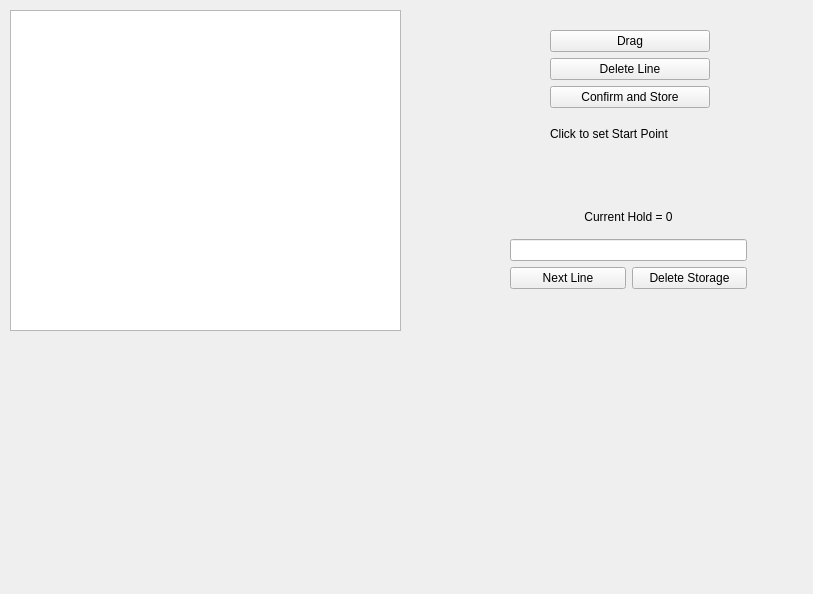
<?xml version="1.0" encoding="UTF-8"?>
<ui version="4.0">
 <class>curve_lines</class>
 <widget class="QWidget" name="curve_lines">
  <property name="geometry">
   <rect>
    <x>0</x>
    <y>0</y>
    <width>813</width>
    <height>594</height>
   </rect>
  </property>
  <property name="windowTitle">
   <string>Form</string>
  </property>
  <widget class="custom_graphics" name="curve_approx">
   <property name="geometry">
    <rect>
     <x>10</x>
     <y>10</y>
     <width>391</width>
     <height>321</height>
    </rect>
   </property>
  </widget>
  <widget class="QWidget" name="verticalLayoutWidget">
   <property name="geometry">
    <rect>
     <x>550</x>
     <y>30</y>
     <width>160</width>
     <height>123</height>
    </rect>
   </property>
   <layout class="QVBoxLayout" name="verticalLayout">
    <item>
     <widget class="QPushButton" name="start_drag">
      <property name="text">
       <string>Drag</string>
      </property>
     </widget>
    </item>
    <item>
     <widget class="QPushButton" name="delete_progress">
      <property name="text">
       <string>Delete Line</string>
      </property>
     </widget>
    </item>
    <item>
     <widget class="QPushButton" name="confirm_button">
      <property name="text">
       <string>Confirm and Store</string>
      </property>
     </widget>
    </item>
    <item>
     <widget class="QLabel" name="text_instructions">
      <property name="text">
       <string>Click to set Start Point</string>
      </property>
     </widget>
    </item>
   </layout>
  </widget>
  <widget class="QWidget" name="verticalLayoutWidget_2">
   <property name="geometry">
    <rect>
     <x>510</x>
     <y>200</y>
     <width>237</width>
     <height>89</height>
    </rect>
   </property>
   <layout class="QVBoxLayout" name="verticalLayout_2">
    <item>
     <widget class="QLabel" name="info_text">
      <property name="text">
       <string>Current Hold = 0</string>
      </property>
      <property name="alignment">
       <set>Qt::AlignCenter</set>
      </property>
     </widget>
    </item>
    <item>
     <widget class="QLineEdit" name="line_info"/>
    </item>
    <item>
     <layout class="QHBoxLayout" name="horizontalLayout">
      <item>
       <widget class="QPushButton" name="next_line_button">
        <property name="text">
         <string>Next Line</string>
        </property>
       </widget>
      </item>
      <item>
       <widget class="QPushButton" name="storage_clear">
        <property name="text">
         <string>Delete Storage</string>
        </property>
       </widget>
      </item>
     </layout>
    </item>
   </layout>
  </widget>
 </widget>
 <customwidgets>
  <customwidget>
   <class>custom_graphics</class>
   <extends>QGraphicsView</extends>
   <header>custom_graphics.h</header>
  </customwidget>
 </customwidgets>
 <resources/>
 <connections/>
</ui>
